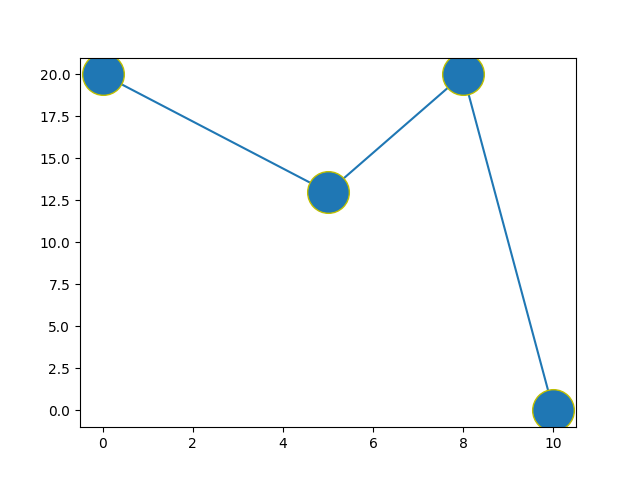

Python code for this plot:
import matplotlib.pyplot as mp
import numpy as np
mp.plot(np.array([0,5,8,10]),np.array([20,13,20,0]),marker='o',ms=30,mec='y')
mp.show()
